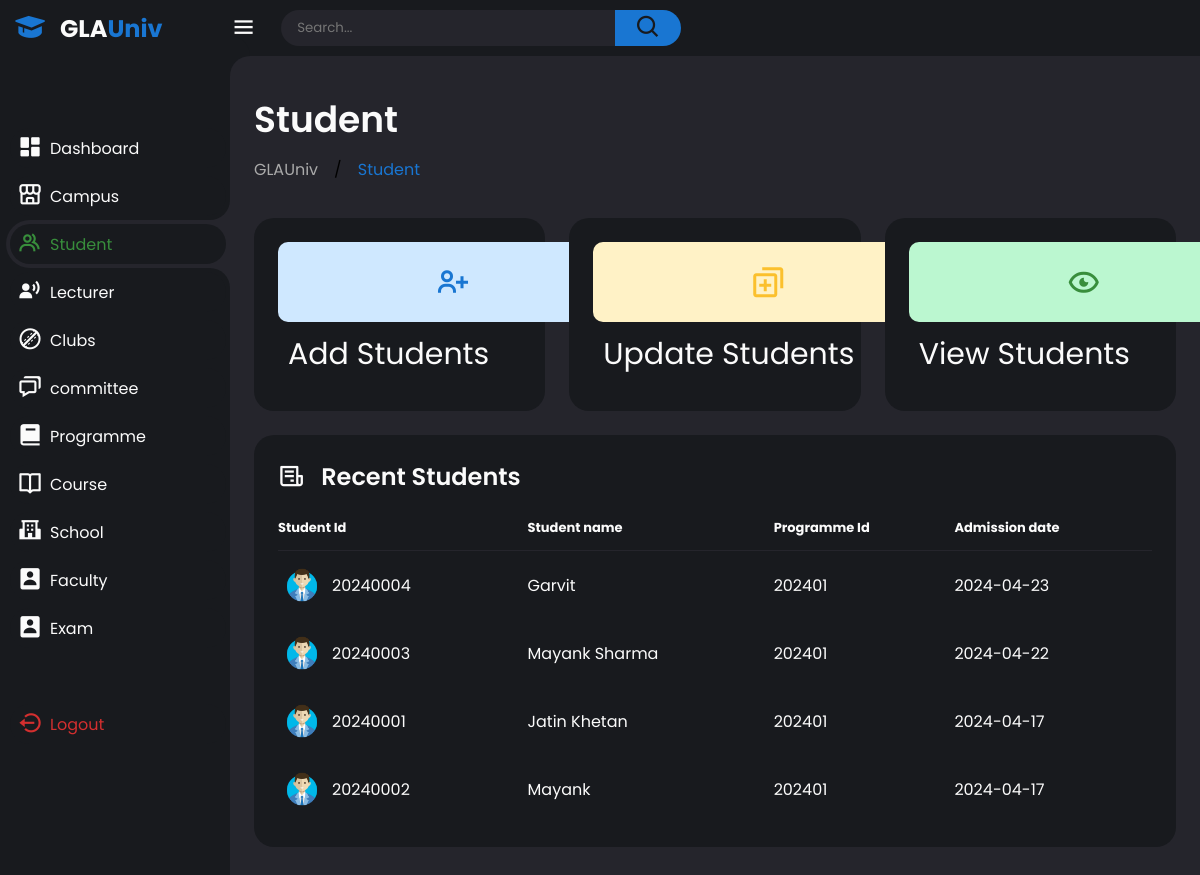
The page /All_files/dashboard/Student.php (signed in) on the database its author committed.
### tables this page shows
CREATE TABLE `student` (
  `student_id` int(11) NOT NULL,
  `student_name` varchar(255) DEFAULT NULL,
  `birthday` date DEFAULT NULL,
  `enrolment_date` date DEFAULT current_timestamp(),
  `programme_id` int(11) DEFAULT NULL,
  `password` varchar(10) NOT NULL
);

### All_files/dashboard/Student.php (the view, shortened to what this page needs)
<?php
include("../php_files/Database.php");
?>
<!DOCTYPE html>
<html lang="en">
<head>
    <link href='https://unpkg.com/boxicons@2.1.4/css/boxicons.min.css' rel='stylesheet'>
    <link rel="stylesheet" href="../../css files/Panel.css">
</head>
<body class="dark">
    <div class="sidebar">
        <a href="#" class="logo">
            <i class='bx bxs-graduation'></i>
            <div class="logo-name"><span>GLA</span>Univ</div>
        </a>
        <ul class="side-menu">
            <li><a href="Panel.php"><i class='bx bxs-dashboard'></i>Dashboard</a></li>
            <li><a href="Campus.php"><i class='bx bx-store-alt'></i>Campus</a></li>
            <li  class="active"><a href="Student.php"><i class='bx bx-group' ></i>Student</a></li>
            <li><a href="lecturer.php"><i class='bx bxs-user-voice' ></i>Lecturer</a></li>
            <li><a href="clubs.php"><i class='bx bx-cricket-ball' ></i>Clubs</a></li>
            <li><a href="committee.php"><i class='bx bx-chat' ></i>committee</a></li>
            <li><a href="programme.php"><i class='bx bxs-book' ></i>Programme</a></li>
            <li><a href="course.php"><i class='bx bx-book-open' ></i>Course</a></li>
            <li><a href="school.php"><i class='bx bxs-school' ></i>School</a></li>
            <li><a href="faculty.php"><i class='bx bxs-user-rectangle' ></i>Faculty</a></li>
            <li><a href="exam.php"><i class='bx bxs-user-rectangle' ></i>Exam</a></li>
        </ul>
        <ul class="side-menu">
            <li>
                <a href="Logout.php" class="logout">
                    <i class='bx bx-log-out-circle'></i>
                    Logout
                </a>
            </li>
        </ul>
    </div>
    <div class="content">
        <nav>
            <i class='bx bx-menu'></i>
            <form action="#">
                <div class="form-input">
                    <input type="search" placeholder="Search...">
                    <button class="search-btn" type="submit"><i class='bx bx-search'></i></button>
                </div>
            </form>
        </nav>
        <main>
            <div class="header">
                <div class="left">
                    <h1>Student</h1>
                    <ul class="breadcrumb">
                        <li><a href="#">
                                GLAUniv
                            </a></li>
                        /
                        <li><a href="#" class="active">Student</a></li>
                    </ul>
                </div>
            </div>
            <ul class="insights">
                <li>
                    <a href="../Add_data/Student_add.php">
                        <i class='bx bx-user-plus' style="width:350px" ></i>
                        <span class="info" style="font-size:30px;">
                            <p style="padding:10px 10px">Add Students</p>
                        </span>
                    </a>
                </li>
                <li>
                    <a href="../update_data/student/student_update_1.php">
                        <i class='bx bx-duplicate' style="width:350px"></i>
                        <span class="info" style="font-size:30px;">
                            <p style="padding:10px 10px">Update Students</p>
                        </span>
                    </a>
                </li>
                <li>
                    <a href="../View/Student_view.php">
                        <i class='bx bx-show-alt' style="width:350px"></i>
                        <span class="info" style="font-size:30px;">
                            <p style="padding:10px 10px">View Students</p>
                        </span>
                    </a>
                </li>
            </ul>
            <div class="bottom-data">
                <div class="orders">
                    <div class="header">
                        <i class='bx bx-receipt'></i>
                        <h3>Recent Students</h3>
                    </div>
                    <table>
                        <thead>
                            <tr>
                                <th>Student Id</th>
                                <th>Student name</th>
                                <th>Programme Id</th>
                                <th>Admission date</th>
                            </tr>
                        </thead>
                        <tbody>
                            <?php
                                $recent_student = "SELECT * FROM student ORDER BY enrolment_date DESC LIMIT 5";
                                $result = mysqli_query($conn, $recent_student);
                                if ($result) {
                                    if (mysqli_num_rows($result) > 0) {
                                        while ($row = mysqli_fetch_assoc($result)) {
                                            echo '<tr>';
                                            echo '<td>';
                                            echo '<img src="../../images/User.png">';
                                            echo '<p>' . $row['student_id'] . '</p>';
                                            echo '</td>';
                                            echo '<td>' . $row['student_name'] . '</td>';
                                            echo '<td>' . $row['programme_id'] . '</td>';
                                            echo '<td>' . $row['enrolment_date'] . '</td>';
                                            echo '</tr>';
                                        }
                                    }
                                     else {
                                        echo '<tr><td colspan="3">No recent students found.</td></tr>';
                                    }
                                } else {
                                    echo 'Error: ' . mysqli_error($connection);
                                }
                            ?>
                        </tbody>
                    </table>
                </div>
            </div>
        </main>
    </div>
</body>
</html>

### rows shown on the page
student: student_id "20240004", student_name "Garvit", programme "202401", enrolment_date "2024-04-23"
student: student_id "20240003", student_name "Mayank Sharma", programme "202401", enrolment_date "2024-04-22"
student: student_id "20240001", student_name "Jatin Khetan", programme "202401", enrolment_date "2024-04-17"
student: student_id "20240002", student_name "Mayank", programme "202401", enrolment_date "2024-04-17"
